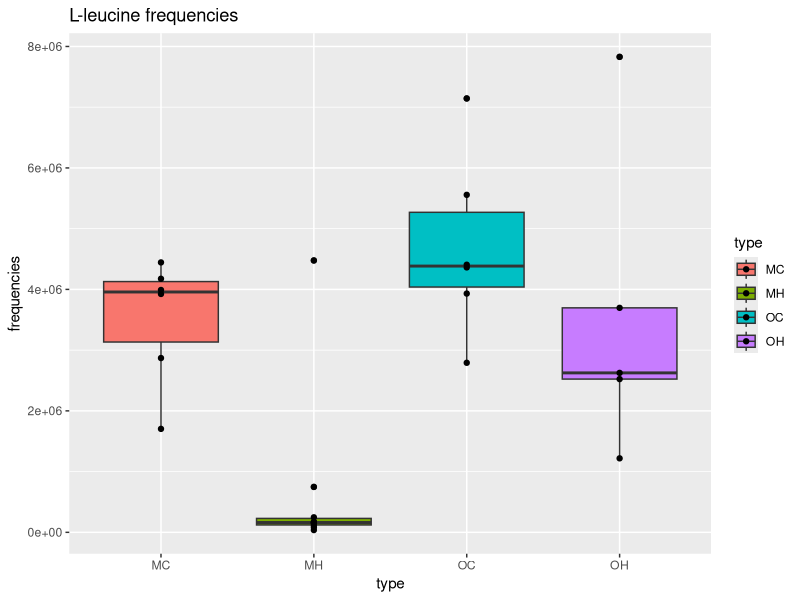
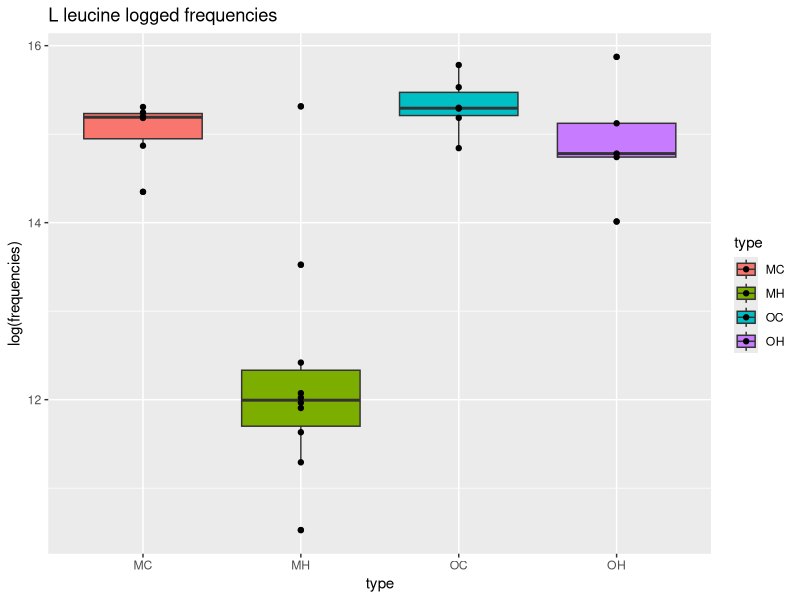

These figures' R source, in order:
## ---- chunk 1
knitr::opts_chunk$set(echo = TRUE)
## ---- chunk 2
library(tidyverse)
library(ggplot2)
library(data.table)
data <- as.data.frame(read.csv("EMSL_PNNL.csv"), header=TRUE)
data_Ll <- data[51,]
data_Ll_wrangled <- data_Ll %>% gather("M_C_4_AB",	"M_C_7_AB",	"M_C_12_AB",	"M_C_14_AB",	"M_C_19_AB",	"M_C_30_AB",	"M_H_2_AB",	"M_H_2B",	"M_H_4_AB",	"M_H_11_AB",	"M_H_17_AB",	"M_H_26_AB",	"M_H_28_AB",	"M_H_30_AB",	"M_H_32_AB",	"M_H_34_AB",	"O_C_4_AB",	"O_C_12_AB",	"O_C_14_AB",	"O_C_19_AB",	"O_C_27_AB",	"O_C_34_AB",	"O_H_2_AB",	"O_H_4_AB",	"O_H_11_AB",	"O_H_17_AB",	"O_H_32_AB", key="type", value="frequencies")
data_Ll_wrangled$type <- c("MC", "MC", "MC", "MC", "MC", "MC", "MH", "MH", "MH", "MH", "MH", "MH", "MH", "MH", "MH", "MH", "OC", "OC", "OC", "OC", "OC", "OC", "OH", "OH", "OH", "OH", "OH")
## ---- chunk 3
Ll <- ggplot(data_Ll_wrangled, aes(type, frequencies, fill=type)) + geom_boxplot() + geom_point() + labs(title="L-leucine frequencies")
Ll
## ---- chunk 4
Ll_log <- ggplot(data_Ll_wrangled, aes(type, log(frequencies), fill=type)) + geom_boxplot() + geom_point() + labs(title="L leucine logged frequencies")
Ll_log
